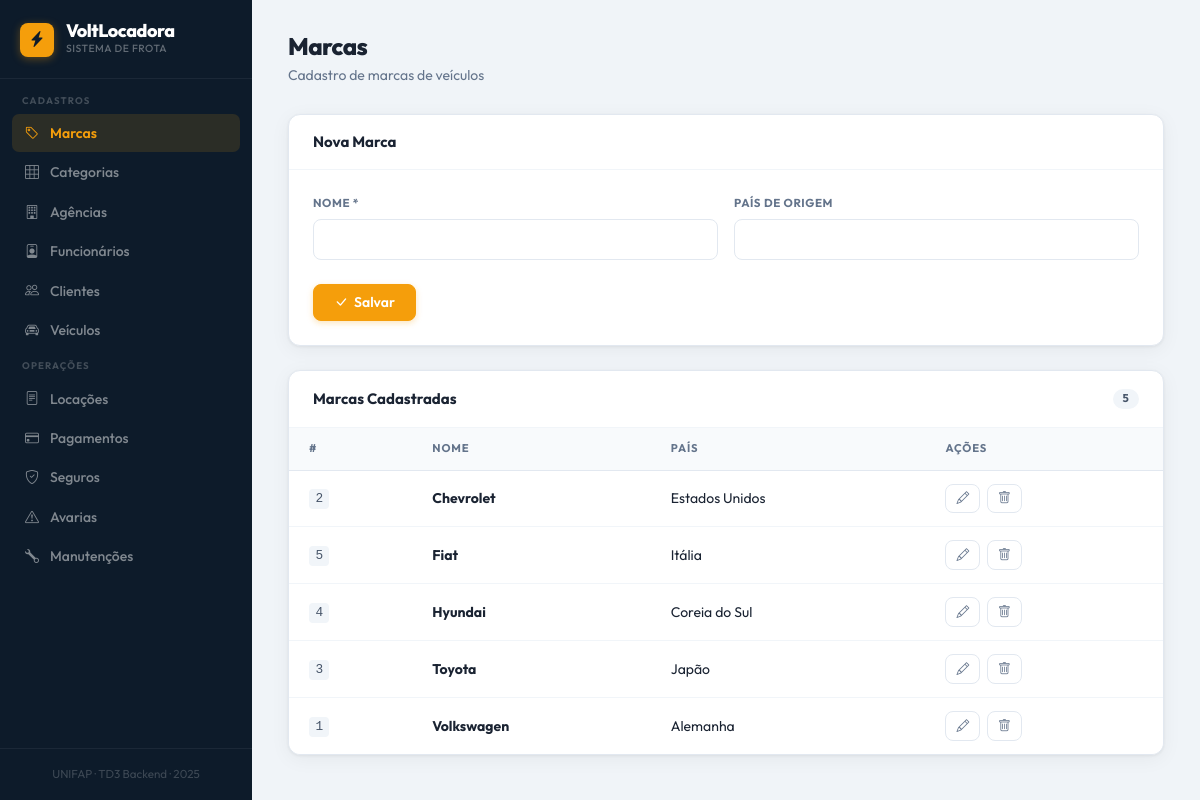
The app's page /index.php?page=marca with its own data.
### tables this page shows
CREATE TABLE IF NOT EXISTS marca (
    id_marca       INT            NOT NULL AUTO_INCREMENT,
    nome           VARCHAR(100)   NOT NULL,
    pais_origem    VARCHAR(100),
    PRIMARY KEY (id_marca)
);

### config/Conexao.php (called while the page is built)
<?php
class Conexao {
    private static $instance;
    public static function getConn() {
        if (!isset(self::$instance)) {
            $host   = getenv('MYSQL_HOST')     ?: 'mysql';
            $db     = getenv('MYSQL_DATABASE') ?: 'topcar';
            $user   = getenv('MYSQL_USERNAME') ?: 'mysql';
            $pass   = getenv('MYSQL_PASSWORD') ?: 'pass3word';
            self::$instance = new \PDO(
                "mysql:host=$host;dbname=$db;charset=utf8mb4",
                $user,
                $pass
            );
            self::$instance->setAttribute(PDO::ATTR_ERRMODE, PDO::ERRMODE_EXCEPTION);
            self::$instance->exec("SET NAMES 'utf8mb4' COLLATE 'utf8mb4_unicode_ci'");
        }
        return self::$instance;
    }
}

### controller/MarcaController.php (called while the page is built, shortened)
<?php
require_once 'model/Marca.php';
require_once 'dao/MarcaDAO.php';
class MarcaController {
    public function listar() {
        $dao = new MarcaDAO();
        return $dao->listar();
    }
}

### dao/MarcaDAO.php (called while the page is built, shortened)
<?php
require_once 'config/Conexao.php';
require_once 'model/Marca.php';
class MarcaDAO {
    private $conn;
    public function __construct() {
        $this->conn = Conexao::getConn();
    }
    public function listar() {
        $stmt = $this->conn->query("SELECT * FROM marca ORDER BY nome");
        $lista = [];
        while ($row = $stmt->fetch(PDO::FETCH_ASSOC)) {
            $obj = new Marca($row['nome'], $row['pais_origem']);
            $obj->setId($row['id_marca']);
            $lista[] = $obj;
        }
        return $lista;
    }
}

### model/Marca.php (called while the page is built, shortened)
<?php
class Marca {
    private $id;
    private $nome;
    private $paisOrigem;
    public function __construct($nome = '', $paisOrigem = '') {
        $this->nome       = $nome;
        $this->paisOrigem = $paisOrigem;
    }
    public function getId()          { return $this->id; }
    public function getNome()        { return $this->nome; }
    public function getPaisOrigem()  { return $this->paisOrigem; }
    public function setId($v)          { $this->id = $v; }
}

### config/helpers.php (called while the page is built)
<?php
function h($val) {
    return htmlspecialchars((string)($val ?? ''), ENT_QUOTES | ENT_SUBSTITUTE, 'UTF-8');
}

### view/marca_form.php (the view, shortened to what this page needs)
<div class="page-hdr">
  <h1>Marcas</h1>
  <p>Cadastro de marcas de veículos</p>
</div>
<div class="page-card p-0 mb-4">
  <div class="card-head">
    <h5 class="card-title"><?= isset($objEdit) ? 'Editar Marca' : 'Nova Marca' ?></h5>
  </div>
  <div class="card-body-pad">
    <form method="post" action="index.php?page=marca">
      <div class="row g-3">
        <div class="col-md-6">
          <label class="form-label">Nome *</label>
          <input type="text" name="nome" class="form-control" required
                 value="<?= isset($objEdit) ? h($objEdit->getNome()) : '' ?>">
        </div>
        <div class="col-md-6">
          <label class="form-label">País de Origem</label>
          <input type="text" name="pais_origem" class="form-control"
                 value="<?= isset($objEdit) ? h($objEdit->getPaisOrigem()) : '' ?>">
        </div>
      </div>
      <div class="d-flex gap-2 mt-4">
        <button type="submit" name="acao" value="salvar" class="btn btn-primary">
          <i class="bi bi-check-lg"></i><?= isset($objEdit) ? 'Atualizar' : 'Salvar' ?>
        </button>
      </div>
    </form>
  </div>
</div>
<div class="page-card p-0">
  <div class="card-head">
    <h5 class="card-title">Marcas Cadastradas</h5>
    <span class="badge bg-secondary"><?= count($lista) ?></span>
  </div>
  <div class="table-wrap">
    <table class="table">
      <thead>
        <tr><th>#</th><th>Nome</th><th>País</th><th>Ações</th></tr>
      </thead>
      <tbody>
      <?php foreach ($lista as $item): ?>
        <tr>
          <td><code><?= $item->getId() ?></code></td>
          <td><strong><?= h($item->getNome()) ?></strong></td>
          <td><?= h($item->getPaisOrigem()) ?: '<span class="text-muted">—</span>' ?></td>
          <td>
            <a href="index.php?page=marca&acao=editar&id=<?= $item->getId() ?>" class="btn btn-sm btn-outline-primary" title="Editar"><i class="bi bi-pencil"></i></a>
            <a href="index.php?page=marca&acao=deletar&id=<?= $item->getId() ?>" class="btn btn-sm btn-outline-danger ms-1" title="Excluir" onclick="return confirm('Excluir marca?')"><i class="bi bi-trash"></i></a>
          </td>
        </tr>
      <?php endforeach; ?>
      </tbody>
    </table>
  </div>
</div>

### view/layout_header.php (style rules this page uses)
:root { --sidebar-bg: #0d1b2a; --sidebar-w: 252px; --accent: #f59e0b; --accent-dim: rgba(245,159,11,.13); --bg: #f0f4f8; --surface: #ffffff; --text: #1a2332; --muted: #64748b; --subtle: #94a3b8; --border: #e2e8f0; --border-light: #f1f5f9; --success: #10b981; --danger: #ef4444; --warning: #f59e0b; --info: #3b82f6; --r-sm: 8px; --r: 12px; --r-lg: 16px; --shadow: 0 1px 3px rgba(0,0,0,.06), 0 4px 20px rgba(0,0,0,.05); --shadow-lg: 0 8px 40px rgba(0,0,0,.12); --transition: .15s ease; }
*,*::before,*::after { box-sizing: border-box; }
body { font-family: 'Outfit', -apple-system, system-ui, sans-serif; background: var(--bg); color: var(--text); margin: 0; line-height: 1.6; -webkit-font-smoothing: antialiased; min-height: 100vh; }
.page-card { background: var(--surface); border: 1px solid var(--border); border-radius: var(--r); box-shadow: var(--shadow); }
.card-head { display: flex; align-items: center; justify-content: space-between; padding: 1.125rem 1.5rem; border-bottom: 1px solid var(--border-light); }
.card-head h5, .card-head .card-title { font-size: .9375rem; font-weight: 700; margin: 0; color: var(--text); }
.card-body-pad { padding: 1.5rem; }
.table-wrap { overflow-x: auto; border-radius: 0 0 var(--r) var(--r); }
.table { margin: 0; border-collapse: collapse; width: 100%; }
.table thead th { background: #f8fafc; font-size: .7rem; font-weight: 700; letter-spacing: .08em; text-transform: uppercase; color: var(--muted); padding: .75rem 1.25rem; border-bottom: 1px solid var(--border); white-space: nowrap; border-top: none; }
.table tbody td { padding: .8125rem 1.25rem; font-size: .875rem; color: var(--text); border-bottom: 1px solid var(--border-light); vertical-align: middle; }
.table tbody tr:last-child td { border-bottom: none; }
.form-label { display: block; font-size: .72rem; font-weight: 700; letter-spacing: .05em; text-transform: uppercase; color: var(--muted); margin-bottom: .375rem; }
.form-control, .form-select { font-family: 'Outfit', sans-serif; font-size: .875rem; color: var(--text); background: #fff; border: 1.5px solid var(--border); border-radius: var(--r-sm); padding: .5625rem .875rem; transition: border-color var(--transition), box-shadow var(--transition); width: 100%; }
.form-control::placeholder { color: var(--subtle); font-size: .8rem; }
.btn { font-family: 'Outfit', sans-serif; font-weight: 600; font-size: .875rem; border-radius: var(--r-sm); transition: all var(--transition); display: inline-flex; align-items: center; gap: .375rem; cursor: pointer; border: 1.5px solid transparent; line-height: 1.4; }
.btn-primary { background: var(--accent); border-color: var(--accent); color: #fff; padding: .5rem 1.25rem; box-shadow: 0 2px 6px rgba(245,159,11,.28); }
.btn-sm { padding: .3125rem .625rem; font-size: .8rem; }
.btn-outline-primary { background: transparent; border-color: var(--border); color: var(--muted); padding: .3125rem .625rem; }
.btn-outline-danger { background: transparent; border-color: var(--border); color: var(--muted); padding: .3125rem .625rem; }
.badge { font-family: 'Outfit', sans-serif; font-size: .7rem; font-weight: 700; letter-spacing: .02em; border-radius: 20px; padding: .25rem .625rem; }
.badge.bg-secondary { background: #f1f5f9 !important; color: #475569 !important; }
code { font-size: .8rem; background: #f1f5f9; color: #475569; padding: .15rem .4rem; border-radius: 4px; font-family: 'Courier New', monospace; }
.page-hdr { margin-bottom: 1.75rem; }
.page-hdr h1 { font-size: 1.5rem; font-weight: 800; letter-spacing: -.025em; margin: 0; }
.page-hdr p { color: var(--muted); font-size: .875rem; margin: .2rem 0 0; }

### records on screen
marca: id_marca "2", nome "Chevrolet", pais_origem "Estados Unidos"
marca: id_marca "5", nome "Fiat", pais_origem "Itália"
marca: id_marca "4", nome "Hyundai", pais_origem "Coreia do Sul"
marca: id_marca "3", nome "Toyota", pais_origem "Japão"
marca: id_marca "1", nome "Volkswagen", pais_origem "Alemanha"

### other values on screen
count($lista) "5"
